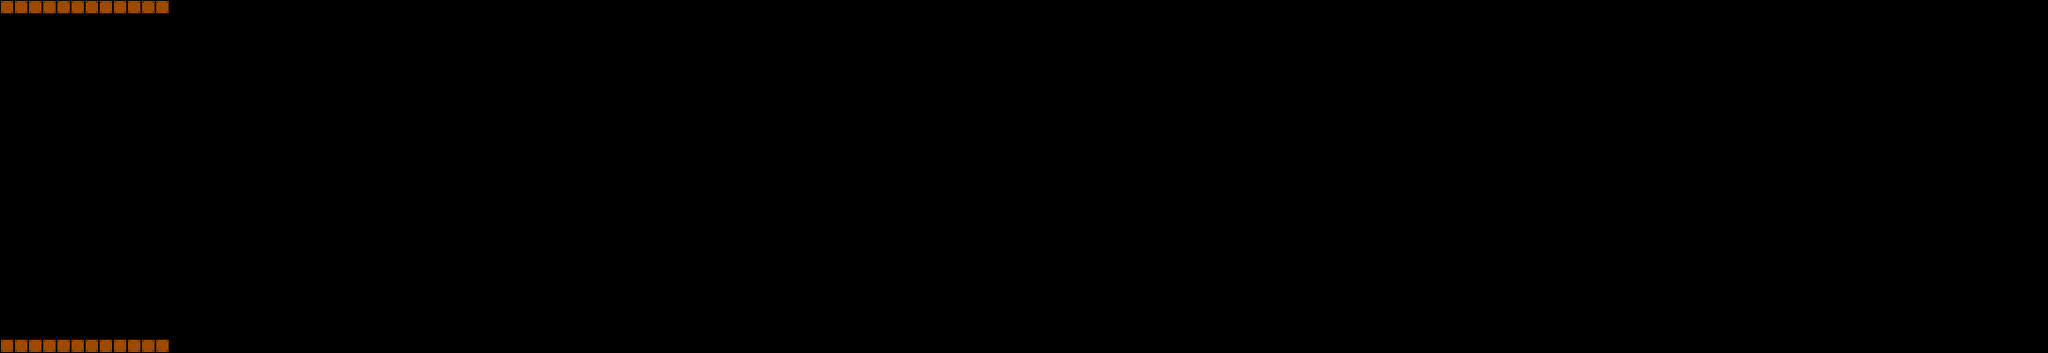

Tiled map render using the project's own tile images. Description and the map definition, with tile-layer contents summarised, below:
An orthogonal 145x25 tile map with 16x16 px tiles, 1 tile layer (boundsSignal), 2 tilesets and 7 objects (rail1, rail3, rail2, born, die).

<map version="1.0" orientation="orthogonal" renderorder="right-down" width="145" height="25" tilewidth="16" tileheight="16" nextobjectid="49">
 <tileset firstgid="1" name="backGround" tilewidth="2318" tileheight="400" tilecount="1">
  <tile id="0">
   <image width="2318" height="400" source="preScreenBackground1.jpg" />
  </tile>
 </tileset>
 <tileset firstgid="2" name="NES - Super Mario Bros - Tileset" tilewidth="16" tileheight="16" tilecount="924">
  <image source="NES - Super Mario Bros - Tileset.png" width="528" height="448" />
 </tileset>
 <layer name="boundsSignal" width="145" height="25">
  <data>[3625 cells, 24 non-empty, 1 distinct tile ids]</data>
 </layer>
 <objectgroup name="background">
  <object id="13" gid="1" x="-4" y="400" width="2318" height="400" />
 </objectgroup>
 <objectgroup name="rail">
  <object id="38" name="rail1" x="116" y="44" width="96" height="4" />
  <object id="39" name="rail3" x="248" y="72" width="172" height="4" />
  <object id="40" name="rail2" x="212" y="44">
   <polyline points="0,0 36,28 36,32 0,4 0,0" />
  </object>
 </objectgroup>
 <objectgroup name="born&amp;die">
  <object id="42" name="born" x="112" y="19" width="29" height="25">
   <properties>
    <property name="born" value="" />
   </properties>
  </object>
  <object id="44" name="die" x="412" y="40" width="7" height="32">
   <properties>
    <property name="die" value="" />
   </properties>
  </object>
 </objectgroup>
 <objectgroup name="box">
  <object id="48" x="120" y="20" width="20" height="24" />
 </objectgroup>
</map>
